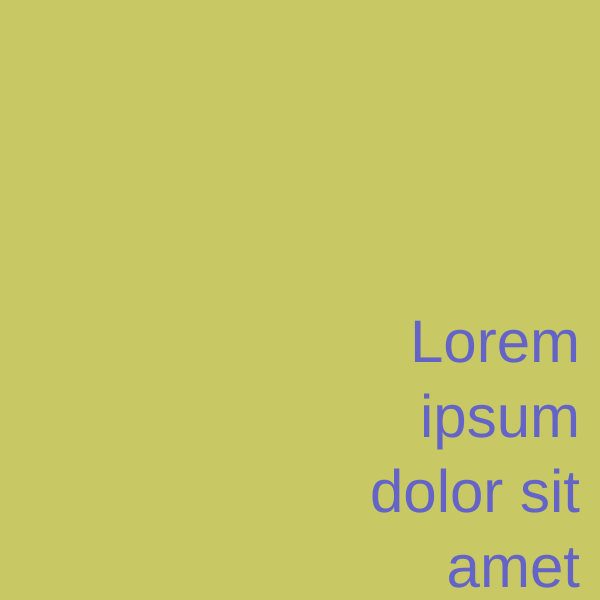
Frame 1 (no input)
Frame 60 (no input): identical to frame 1, image omitted
Frame 120 (the mouse pressed at the canvas centre since frame 60): identical to frame 1, image omitted

The p5.js sketch that drew this single still picture (run headless with seeded random() and noise() and a simulated clock; from frame 60 on, the mouse is pressed at the canvas centre):

// p5.js sketch
// ── sketch.js
function setup(){

    createCanvas(600, 600)
}

const placeHold = "Lorem ipsum dolor sit amet"

function draw(){

    background(200,200,100)
    textAlign(RIGHT,BOTTOM)
    fill(100,100,200)
    textSize(60)
    text(placeHold, 300, 300, 280, 300)
}
